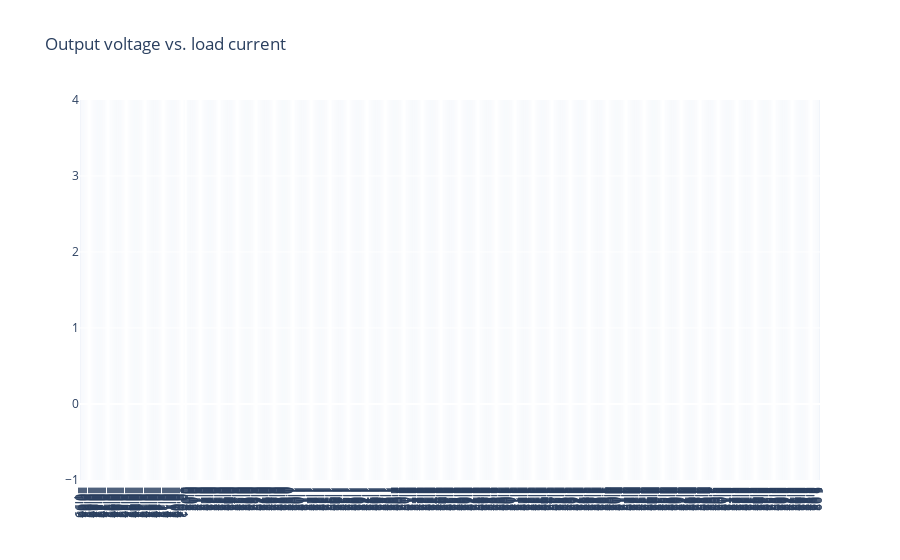

Notebook code cell kept with this figure:
### Markdown cell above
### Load regulation

### Code cell
fig = go.Figure(go.Scatter(x=load_sweep["load_measured_currents"], y=load_sweep["load_measured_voltages"]))
fig.update_layout(xaxis = dict(tickmode = 'linear', tick0 = 0.0, dtick = 0.01), title="Output voltage vs. load current")
fig.show()

### Figure 1 — Plotly figure (JSON) as saved in the notebook; plotly's stock layout.template omitted (floating-point values rounded to 4 significant figures)
{"data": [{"type": "scatter", "x": [], "y": []}], "layout": {"title": {"text": "Output voltage vs. load current"}, "xaxis": {"dtick": 0.01, "tick0": 0, "tickmode": "linear"}}}
